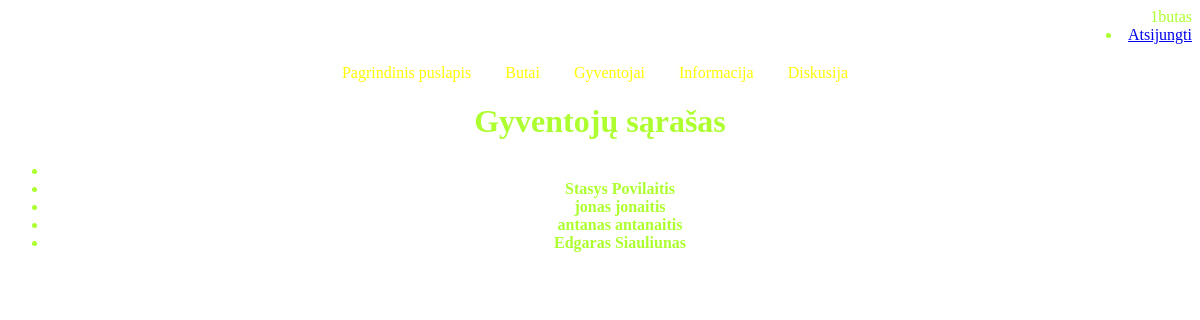
The page /resident/ (signed in) on the database its author committed.
### gyventojas/models.py (models this page shows, shortened)
class Resident(AbstractUser):
    flat_nr = models.ForeignKey(Flat, on_delete=models.SET_NULL, null=True, blank=True, related_name='gyventojas')  # Laukas flat_nr, nurodantys ForeignKey į Flat modelį
    class Meta:
        verbose_name = 'Gyventojas'
        verbose_name_plural = 'Gyventojai'

### gyventojas/views.py (the view)
# urls.py: path('resident/', views.residents, name='gyventojas_list'),
def residents(request):
    residents = Resident.objects.all()
    return render(request, 'gyventojas.html', {'gyventojas': residents})

### gyventojas/templates/gyventojas.html
{% extends "base.html" %}
{% block "content" %}
    <h1>Gyventojų sąrašas</h1>
    <ul>
        {% if user.is_authenticated %}
            {% for gyventojas in gyventojas %}
                <li><b>{{ gyventojas.first_name }} {{ gyventojas.last_name }}</b></li>
            {% endfor %}
         {% else %}
            <p>Prašome prisijungti, kad galėtumėte pamatyti butų sąrašą.</p>
        {% endif %}
    </ul>
{% endblock %}

### templates/base.html (shortened to what this page needs)
<!DOCTYPE html>
<html lang="en">
<head>
    {% load static %}
    <link rel="stylesheet" type="text/css" href="{% static 'css/style.css' %}">
</head>
<body class="bodis">
    <div class="container-fluid">
        <div class="row">
           {% if user.is_authenticated %}
            {{ user.get_username }}
             <li class="nav-item"><a class="nav-link" href="{% url 'logout'%}?next=/">Atsijungti</a></li>
               {% else %}
            <li class="nav-item"><a class="nav-link" href="{% url 'login'%}?next={{request.path}}">Prisijungti</a></li>
          {% endif %}
                <div class="col-sm-2">
                    {% block sidebar %}
                    <div id="sidebar">
                            <ul class="sidebar-nav">
                                <li><a href="{% url 'index' %}">Pagrindinis puslapis</a></li>
                                <li><a href="{% url 'butas' %}">Butai</a></li>
                                <li><a href="{% url 'gyventojas_list' %}">Gyventojai</a></li>
                                <li><a href="{% url 'buto-inasas' %}">Informacija</a></li>
                                <li><a href="{% url 'visos_diskusijos' %}">Diskusija</a></li>
                            </ul>
                        </div>
                    {% endblock %}
                </div>
            {% block "content" %}
                    {% endblock %}
        </div>
    </div>
</body>
</html>

### gyventojas/static/css/style.css (style rules this page uses)
.bodis { background-image: url('/static/img/fonas2.jpg'); background-size: cover; background-repeat: no-repeat; color: GreenYellow; }
.sidebar-nav { margin-top: 20px; padding: 0; list-style: none; text-align: center; }
.sidebar-nav li { display: inline-block; margin-right: 10px; }
.sidebar-nav a { text-decoration: none; padding: 5px 10px; color: green; border-radius: 5px; }
.sidebar-nav a { text-decoration: none; padding: 5px 10px; color: Yellow; border-radius: 5px; transition: transform 0.2s; }
h1, h2, p, ul { text-align: center; }
.row { text-align: right; }

### rows shown on the page
Resident: get_username "1butas", first_name "Stasys", last_name "Povilaitis"
Resident: first_name "jonas", last_name "jonaitis"
Resident: first_name "antanas", last_name "antanaitis"
Resident: first_name "Edgaras", last_name "Siauliunas"
